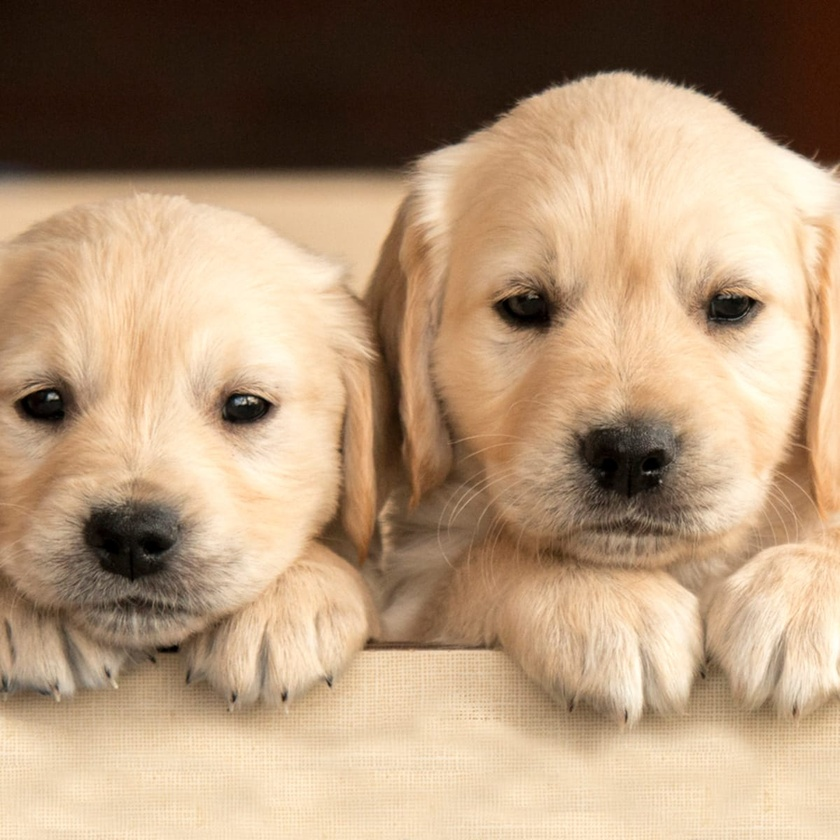
#> input picture py_opencv/photos/dog2.jpg, 840 x 840 px, shrunk from 1200 x 1200 before the run
$ python spaces.py
#> lines starting #> are read from the running program, lines starting #| are printed output that depends on the picture
import cv2 as cv
# import matplotlib.pyplot as plt
import numpy as np


img = cv.imread("photos/dog2.jpg")
#> img is the input picture: shape (840, 840, 3); mean B, G, R 120.1, 149.1, 177.1
cv.imshow("dog", img)

# plt.imshow(img)
# plt.show()

""" gray scale """
gray = cv.cvtColor(img, cv.COLOR_BGR2GRAY)
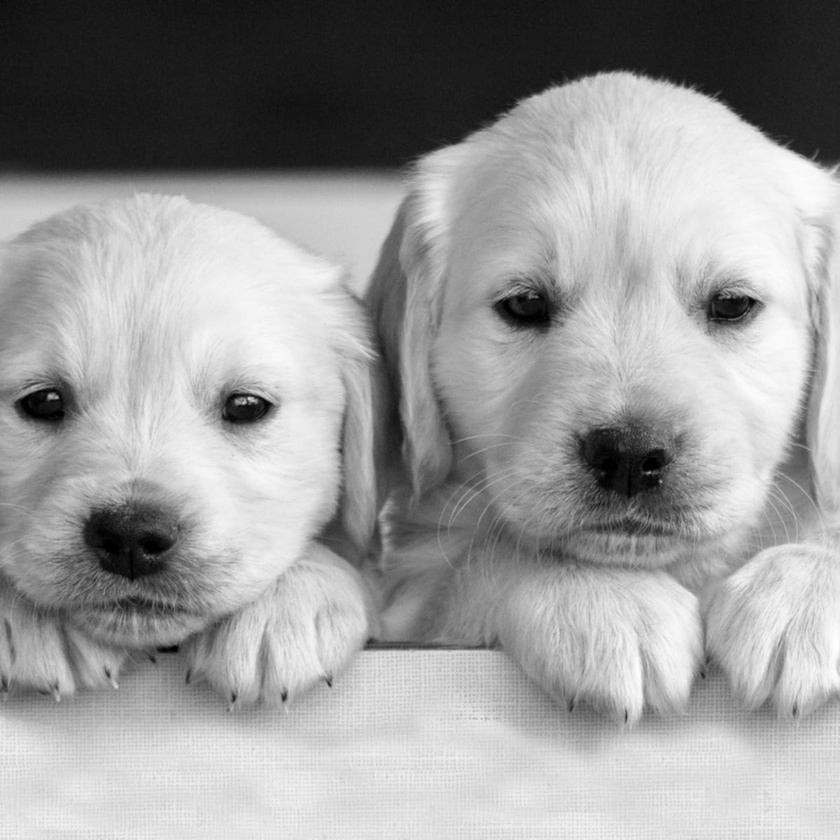
#> gray: shape (840, 840); min 0, max 254, mean 154.2
cv.imshow('gray', gray)

""" BGR to HSV hue saturation value"""
hsv = cv.cvtColor(img, cv.COLOR_BGR2HSV)
#> hsv: shape (840, 840, 3); mean H, S, V 15.1, 99.7, 177.1
cv.imshow ('hsv', hsv)

""" BGR to LAB """
lab = cv.cvtColor(img, cv.COLOR_BGR2LAB)
#> lab: shape (840, 840, 3); mean of channels 0, 1, 2 158.3, 134.5, 147
cv.imshow('lab', lab)

""" BGR to RGB """ # Open cv default is bgr, matplot lib is rgb
rgb = cv.cvtColor(img, cv.COLOR_BGR2RGB)
cv.imshow('rgb', rgb)
# plt.imshow(rgb)
# plt.show()

# can do all the inverses, only cannot convert grayscale to hsv directly
""" HSV to BGR """
hsv_bgr = cv.cvtColor(hsv, cv.COLOR_HSV2BGR)
cv.imshow('hsv2bgr', hsv_bgr)

""" LAB to BGR """
lab_bgr = cv.cvtColor(lab, cv.COLOR_LAB2BGR)
cv.imshow('lab_bgr', lab_bgr)

cv.waitKey(0)

$ run again, with py_opencv/photos/dog1.jpg copied over py_opencv/photos/dog2.jpg
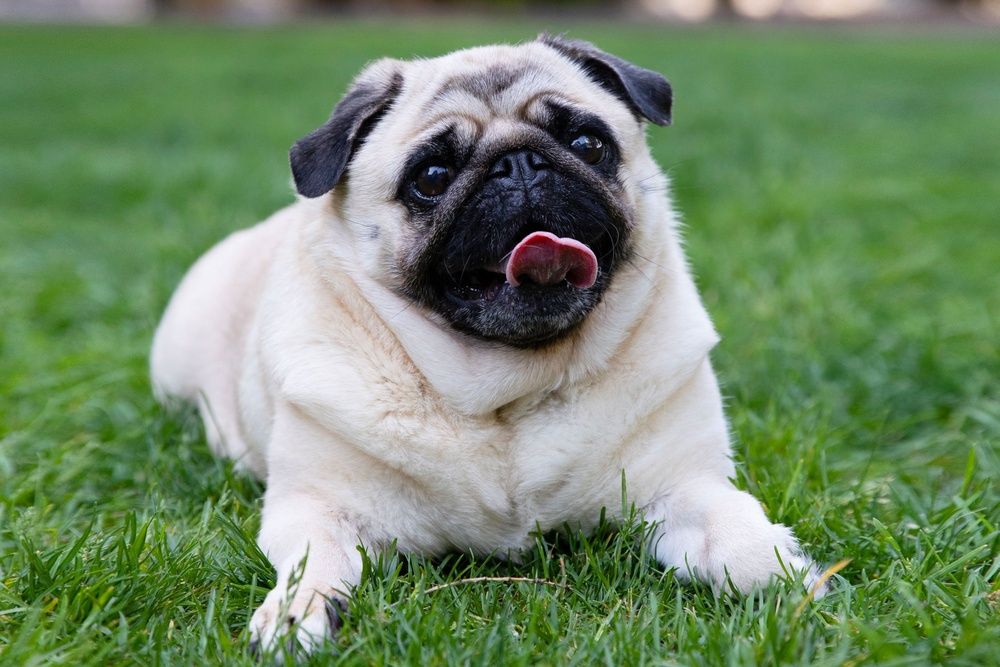
#> input picture py_opencv/photos/dog1.jpg, 1000 x 667 px, shrunk from 2765 x 1843 before the run
#> img is the input picture: shape (667, 1000, 3); mean B, G, R 105.2, 138.7, 114.6
#> `gray = cv.cvtColor(img, cv.COLOR_BGR2GRAY)`:
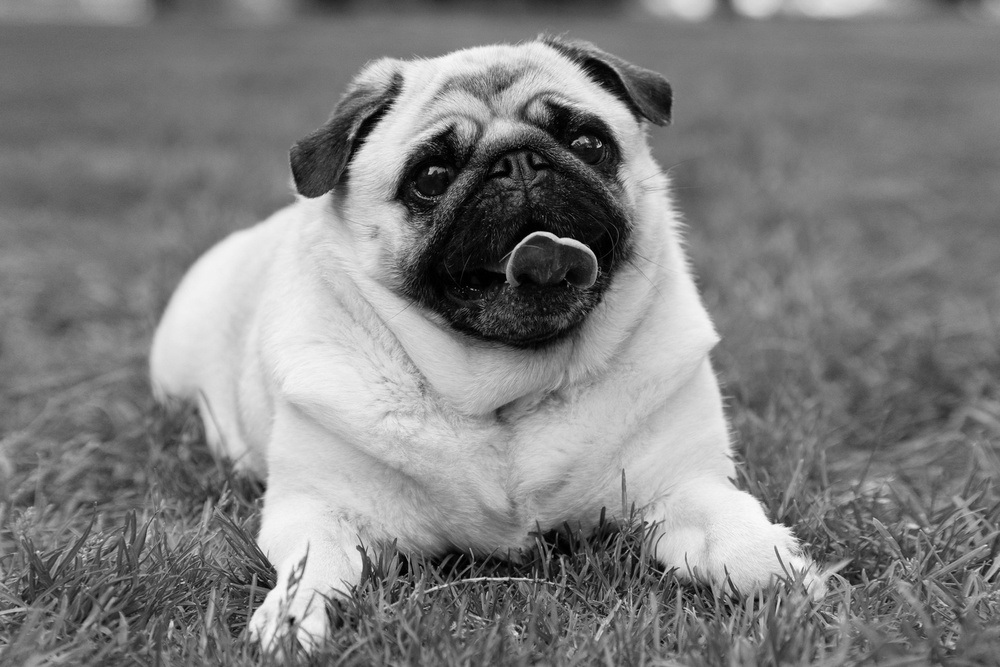
#> gray: shape (667, 1000); min 0, max 251, mean 127.7
#> hsv: shape (667, 1000, 3); mean H, S, V 68.6, 84.6, 142.1
#> lab: shape (667, 1000, 3); mean of channels 0, 1, 2 139.7, 113.3, 143.3

$ run again, with py_opencv/photos/dog3.jpg copied over py_opencv/photos/dog2.jpg
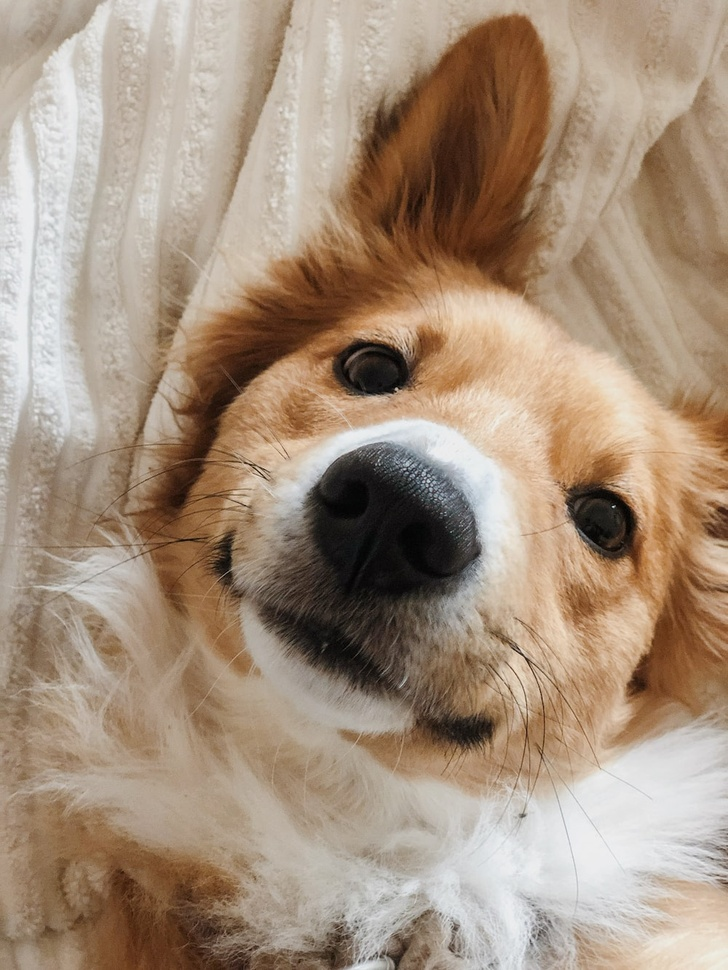
#> input picture py_opencv/photos/dog3.jpg, 728 x 970 px, shrunk from 1000 x 1333 before the run
#> img is the input picture: shape (970, 728, 3); mean B, G, R 125.3, 144.8, 165.5
#> `gray = cv.cvtColor(img, cv.COLOR_BGR2GRAY)`:
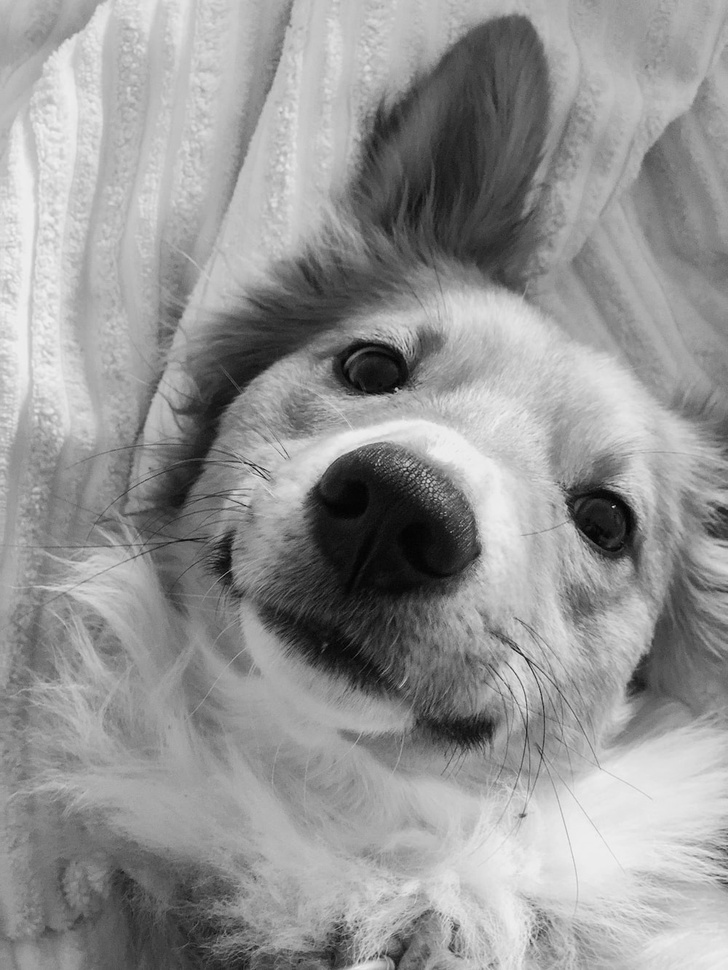
#> gray: shape (970, 728); min 0, max 244, mean 148.8
#> hsv: shape (970, 728, 3); mean H, S, V 23.9, 71.4, 165.8
#> lab: shape (970, 728, 3); mean of channels 0, 1, 2 155.3, 133.3, 141.7
